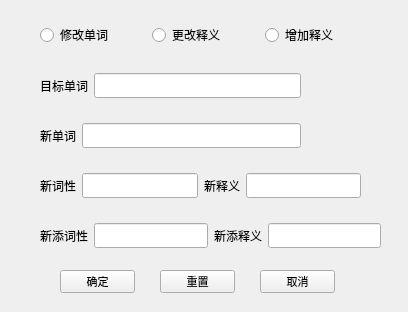
<?xml version="1.0" encoding="UTF-8"?>
<ui version="4.0">
 <class>modify</class>
 <widget class="QWidget" name="modify">
  <property name="geometry">
   <rect>
    <x>0</x>
    <y>0</y>
    <width>408</width>
    <height>312</height>
   </rect>
  </property>
  <property name="windowTitle">
   <string>Form</string>
  </property>
  <widget class="QWidget" name="horizontalLayoutWidget">
   <property name="geometry">
    <rect>
     <x>40</x>
     <y>20</y>
     <width>331</width>
     <height>31</height>
    </rect>
   </property>
   <property name="font">
    <font>
     <family>新宋体</family>
     <pointsize>9</pointsize>
    </font>
   </property>
   <layout class="QHBoxLayout" name="horizontalLayout">
    <item>
     <widget class="QRadioButton" name="radioButton">
      <property name="font">
       <font>
        <family>新宋体</family>
        <pointsize>9</pointsize>
       </font>
      </property>
      <property name="text">
       <string>修改单词</string>
      </property>
     </widget>
    </item>
    <item>
     <widget class="QRadioButton" name="radioButton_2">
      <property name="font">
       <font>
        <family>新宋体</family>
        <pointsize>9</pointsize>
       </font>
      </property>
      <property name="text">
       <string>更改释义</string>
      </property>
     </widget>
    </item>
    <item>
     <widget class="QRadioButton" name="radioButton_3">
      <property name="font">
       <font>
        <family>新宋体</family>
        <pointsize>9</pointsize>
       </font>
      </property>
      <property name="text">
       <string>增加释义</string>
      </property>
     </widget>
    </item>
   </layout>
  </widget>
  <widget class="QWidget" name="horizontalLayoutWidget_2">
   <property name="geometry">
    <rect>
     <x>40</x>
     <y>120</y>
     <width>261</width>
     <height>31</height>
    </rect>
   </property>
   <property name="font">
    <font>
     <family>新宋体</family>
     <pointsize>9</pointsize>
    </font>
   </property>
   <layout class="QHBoxLayout" name="horizontalLayout_2">
    <item>
     <widget class="QLabel" name="label">
      <property name="font">
       <font>
        <family>新宋体</family>
        <pointsize>9</pointsize>
       </font>
      </property>
      <property name="text">
       <string>新单词</string>
      </property>
     </widget>
    </item>
    <item>
     <widget class="QLineEdit" name="lineEdit">
      <property name="font">
       <font>
        <family>新宋体</family>
        <pointsize>9</pointsize>
       </font>
      </property>
     </widget>
    </item>
   </layout>
  </widget>
  <widget class="QWidget" name="horizontalLayoutWidget_3">
   <property name="geometry">
    <rect>
     <x>40</x>
     <y>170</y>
     <width>321</width>
     <height>31</height>
    </rect>
   </property>
   <property name="font">
    <font>
     <family>新宋体</family>
     <pointsize>9</pointsize>
    </font>
   </property>
   <layout class="QHBoxLayout" name="horizontalLayout_3">
    <item>
     <widget class="QLabel" name="label_4">
      <property name="font">
       <font>
        <family>新宋体</family>
        <pointsize>9</pointsize>
       </font>
      </property>
      <property name="text">
       <string>新词性</string>
      </property>
     </widget>
    </item>
    <item>
     <widget class="QLineEdit" name="lineEdit_5">
      <property name="font">
       <font>
        <family>新宋体</family>
        <pointsize>9</pointsize>
       </font>
      </property>
     </widget>
    </item>
    <item>
     <widget class="QLabel" name="label_2">
      <property name="font">
       <font>
        <family>新宋体</family>
        <pointsize>9</pointsize>
       </font>
      </property>
      <property name="text">
       <string>新释义</string>
      </property>
     </widget>
    </item>
    <item>
     <widget class="QLineEdit" name="lineEdit_2">
      <property name="font">
       <font>
        <family>新宋体</family>
        <pointsize>9</pointsize>
       </font>
      </property>
     </widget>
    </item>
   </layout>
  </widget>
  <widget class="QWidget" name="horizontalLayoutWidget_4">
   <property name="geometry">
    <rect>
     <x>40</x>
     <y>220</y>
     <width>341</width>
     <height>31</height>
    </rect>
   </property>
   <property name="font">
    <font>
     <family>新宋体</family>
     <pointsize>9</pointsize>
    </font>
   </property>
   <layout class="QHBoxLayout" name="horizontalLayout_4">
    <item>
     <widget class="QLabel" name="label_6">
      <property name="font">
       <font>
        <family>新宋体</family>
        <pointsize>9</pointsize>
       </font>
      </property>
      <property name="text">
       <string>新添词性</string>
      </property>
     </widget>
    </item>
    <item>
     <widget class="QLineEdit" name="lineEdit_6">
      <property name="font">
       <font>
        <family>新宋体</family>
        <pointsize>9</pointsize>
       </font>
      </property>
     </widget>
    </item>
    <item>
     <widget class="QLabel" name="label_3">
      <property name="font">
       <font>
        <family>新宋体</family>
        <pointsize>9</pointsize>
       </font>
      </property>
      <property name="text">
       <string>新添释义</string>
      </property>
     </widget>
    </item>
    <item>
     <widget class="QLineEdit" name="lineEdit_3">
      <property name="font">
       <font>
        <family>新宋体</family>
        <pointsize>9</pointsize>
       </font>
      </property>
     </widget>
    </item>
   </layout>
  </widget>
  <widget class="QPushButton" name="pushButton_mod">
   <property name="geometry">
    <rect>
     <x>60</x>
     <y>270</y>
     <width>75</width>
     <height>23</height>
    </rect>
   </property>
   <property name="font">
    <font>
     <pointsize>8</pointsize>
     <weight>50</weight>
     <bold>false</bold>
    </font>
   </property>
   <property name="text">
    <string>确定</string>
   </property>
  </widget>
  <widget class="QPushButton" name="pushButton_2_mod">
   <property name="geometry">
    <rect>
     <x>260</x>
     <y>270</y>
     <width>75</width>
     <height>23</height>
    </rect>
   </property>
   <property name="font">
    <font>
     <pointsize>8</pointsize>
     <weight>50</weight>
     <bold>false</bold>
    </font>
   </property>
   <property name="text">
    <string>取消</string>
   </property>
  </widget>
  <widget class="QWidget" name="horizontalLayoutWidget_5">
   <property name="geometry">
    <rect>
     <x>40</x>
     <y>70</y>
     <width>261</width>
     <height>31</height>
    </rect>
   </property>
   <property name="font">
    <font>
     <family>新宋体</family>
     <pointsize>9</pointsize>
    </font>
   </property>
   <layout class="QHBoxLayout" name="horizontalLayout_5">
    <item>
     <widget class="QLabel" name="label_5">
      <property name="font">
       <font>
        <family>新宋体</family>
        <pointsize>9</pointsize>
       </font>
      </property>
      <property name="text">
       <string>目标单词</string>
      </property>
     </widget>
    </item>
    <item>
     <widget class="QLineEdit" name="lineEdit_4">
      <property name="font">
       <font>
        <family>新宋体</family>
        <pointsize>9</pointsize>
       </font>
      </property>
     </widget>
    </item>
   </layout>
  </widget>
  <widget class="QPushButton" name="pushButton_3_mod">
   <property name="geometry">
    <rect>
     <x>160</x>
     <y>270</y>
     <width>75</width>
     <height>23</height>
    </rect>
   </property>
   <property name="font">
    <font>
     <pointsize>8</pointsize>
     <weight>50</weight>
     <bold>false</bold>
    </font>
   </property>
   <property name="text">
    <string>重置</string>
   </property>
  </widget>
 </widget>
 <resources/>
 <connections/>
</ui>
